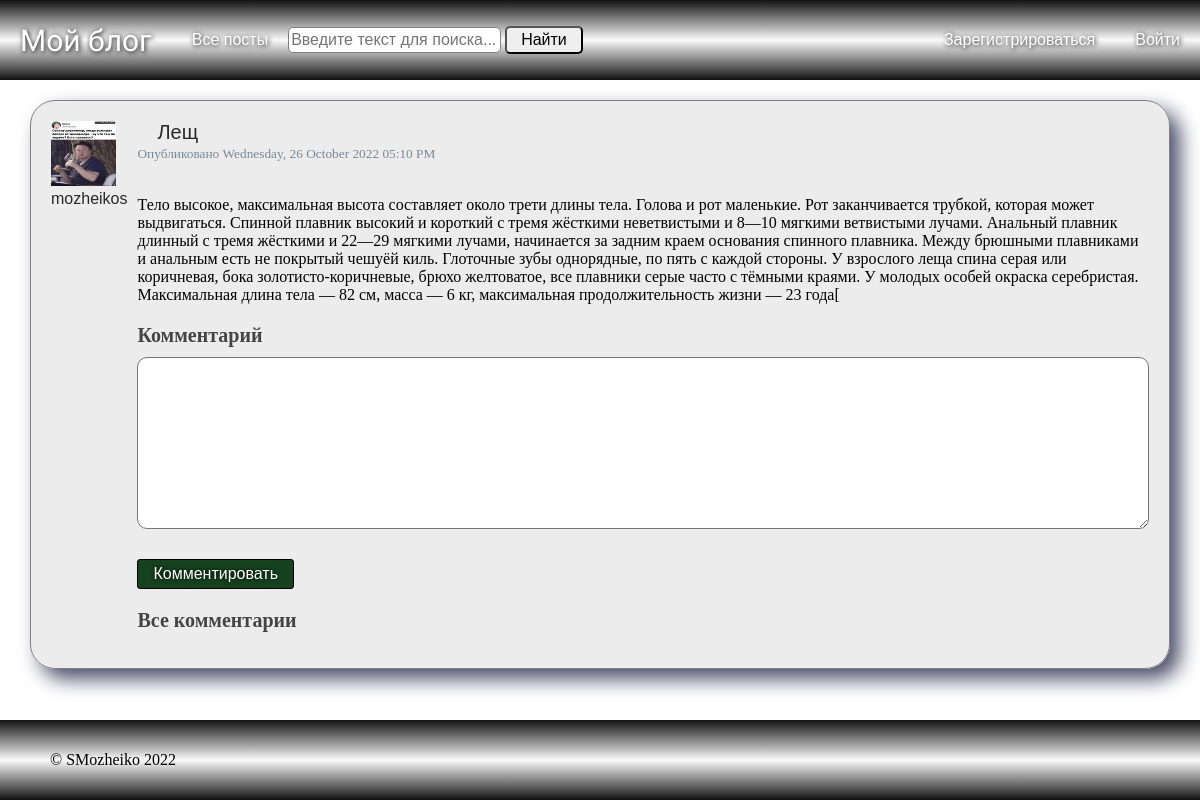
The page /posts/post?post_id=3 on the database its author committed.
### blog_flask/models.py (models this page shows, shortened)
class SaveMixin:
    def save(self):
        db.session.add(self)
        db.session.commit()

class User(db.Model, UserMixin, SaveMixin):
    id = db.Column(db.Integer, primary_key=True)
    username = db.Column(db.String(20), unique=True, nullable=False)
    email = db.Column(db.String(120), unique=True, nullable=False)
    avatar = db.Column(db.String(100), nullable=False, default='default.png')
    password = db.Column(db.String(100), nullable=False)
    posts = db.relationship(
        'Post',
        back_populates='author',
        lazy=True,
        uselist=True
    )
    comments = db.relationship(
        'Comment',
        back_populates='author',
        lazy=True,
        uselist=True
    )

class Post(db.Model, SaveMixin):
    id = db.Column(db.Integer, primary_key=True)
    title = db.Column(db.String(100), nullable=False)
    created_at = db.Column(db.DateTime, nullable=False, default=datetime.datetime.utcnow())
    content = db.Column(db.Text, nullable=False)
    user_id = db.Column(
        db.Integer, db.ForeignKey(
            'user.id',
            ondelete='CASCADE',
            onupdate='CASCADE'
        ), nullable=False
    )
    author = db.relationship(
        User,
        back_populates='posts',
        uselist=False
    )
    comments = db.relationship(
        'Comment',
        back_populates='post',
        uselist=True
    )

### blog_flask/posts/routes.py (the view)
@posts.route('/post')
def post():
    post_id = request.args.get('post_id', 0, type=int)
    post_item = Post.query.get_or_404(post_id)
    form = CommentForm()
    post_item.comments.sort(key=lambda x: x.created_at, reverse=True)
    return render_template('post.html', post=post_item, form=form)

### blog_flask/posts/forms.py
class CommentForm(FlaskForm):
    content = TextAreaField(
        label='Комментарий',
        validators=[
            DataRequired()
        ],
    )
    submit = SubmitField('Комментировать')

### blog_flask/context_processsors.py
class SearchForm(FlaskForm):
    search = StringField(
        label='Поиск',
        validators=[DataRequired()]
    )
    find = SubmitField(
        label='Найти'
    )

### run.py (called while the page is built)
@app.context_processor
def search():
    form = SearchForm()
    return dict(search=form)

@app.context_processor
def year():
    today_year = datetime.datetime.now().year
    return dict(year=today_year)

### blog_flask/templates/post.html (shortened to what this page needs)
{% extends "layout.html" %}
{% block content %}
<div class="content-card">
  <div class="card-author">
    <img class="article-img" src="{{ url_for('static', filename='profile_pictures/' + post.author.avatar) }}">
    <a class="navbar-user card-title card-author" href="{{ url_for('users.user_posts', username=post.author.username) }}">{{ post.author.username }}</a>
  </div>
  <div class="card">
    <div class="card-body">
      <h4 class="navbar-user card-title" style="margin: 0 20px">{{ post.title }}</h4>
      <small>Опубликовано {{ post.created_at.strftime('%A, %d %B %Y %I:%M %p') }}</small>
      <br>
      <br>
      <p class="card-text">{{ post.content }}</p>
    </div>
    <form action="{{ url_for('posts.comment', post_id=post.id) }}" method="post">
        <div class="comment-form">
            <h3>{{ form.content.label(class="comments-small-title") }}</h3>
            {% if form.content.errors %}
                {{ form.content(class="comment-content is-invalid") }}
                <div class="invalid-feedback">
                    {% for error in form.content.errors %}
                        <span>{{ error }}</span>
                    {% endfor %}
                </div>
            {% else %}
                {{ form.content(class="comment-content", rows=10, cols=80) }}
            {% endif %}
        </div>
        <div class="form-group">
            {{ form.submit(class="action-button ok") }}
        </div>
    </form>
    <h3 class="comments-title">Все комментарии</h3>
  </div>
</div>
{% endblock content %}

### blog_flask/static/main.css (style rules this page uses)
body { margin: 0; padding: 0; }
.action-button { border: 1px black solid; font-size: 16px; padding: 5px 15px; text-decoration: none; color: white; cursor: pointer; font-family: Impact, Charcoal, sans-serif; text-shadow: 0 0 5px black; border-radius: 3px; }
.ok { background-color: #16421f; }
.navbar-user { font-size: 20px; font-family: Impact, Charcoal, sans-serif; font-weight: normal; margin: 20px; }
.search input { line-height: 20px; font-size: 16px; font-family: Ubuntu, sans-serif; font-weight: normal; border-radius: 5px; }
.search-input { padding: 2px; color: black; border: 1px solid gray; }
.search-button { padding: 2px 14px; cursor: pointer; color: black; }
h1, h2, h3, h4, h5, h6 { margin: 0; color: #444444; }
.content-card { display: flex; padding: 20px; border: 1px solid grey; border-radius: 25px; background-color: rgba(218, 218, 218,50%); box-shadow: 10px 10px 20px #4a4e69; margin: 20px 0; }
.card { margin-left: 10px; }
.card-title { text-decoration: none; color: #2a2a2a; }
.card-author { font-size: 16px; margin: 0; }
.article-img { height: 65px; width: 65px; padding: 0; margin: 0; }
.form-group { margin: 20px auto; }
small { color: lightslategrey; }
.comment-form { border: none; display: flex; flex-direction: column; margin: 20px auto; }
.comment-content { box-sizing: border-box; border-radius: 10px; margin: 10px auto; width: 100%; padding: 10px; }
.comments-title { font-size: 20px; }
.comments-small-title { font-size: 20px; }

### rows shown on the page
User: avatar (picture), author.username "mozheikos"
Post: title "Лещ", created_at "Wednesday, 26 October 2022 05:10 PM", content "Тело высокое, максимальная высота составляет около трети длины тела. Голова и рот маленькие. Рот заканчивается трубкой, которая может выдвигаться. Спинной плавник высокий и короткий с тремя жёсткими неветвистыми и 8—10 мягкими ветвистыми лучами. Анальный плавник длинный с тремя жёсткими и 22—29 мягкими лучами, начинается за задним краем основания спинного плавника. Между брюшными плавниками и анальным есть не покрытый чешуёй киль. Глоточные зубы однорядные, по пять с каждой стороны. У взрослого леща спина серая или коричневая, бока золотисто-коричневые, брюхо желтоватое, все плавники серые часто с тёмными краями. У молодых особей окраска серебристая. Максимальная длина тела — 82 см, масса —…"
